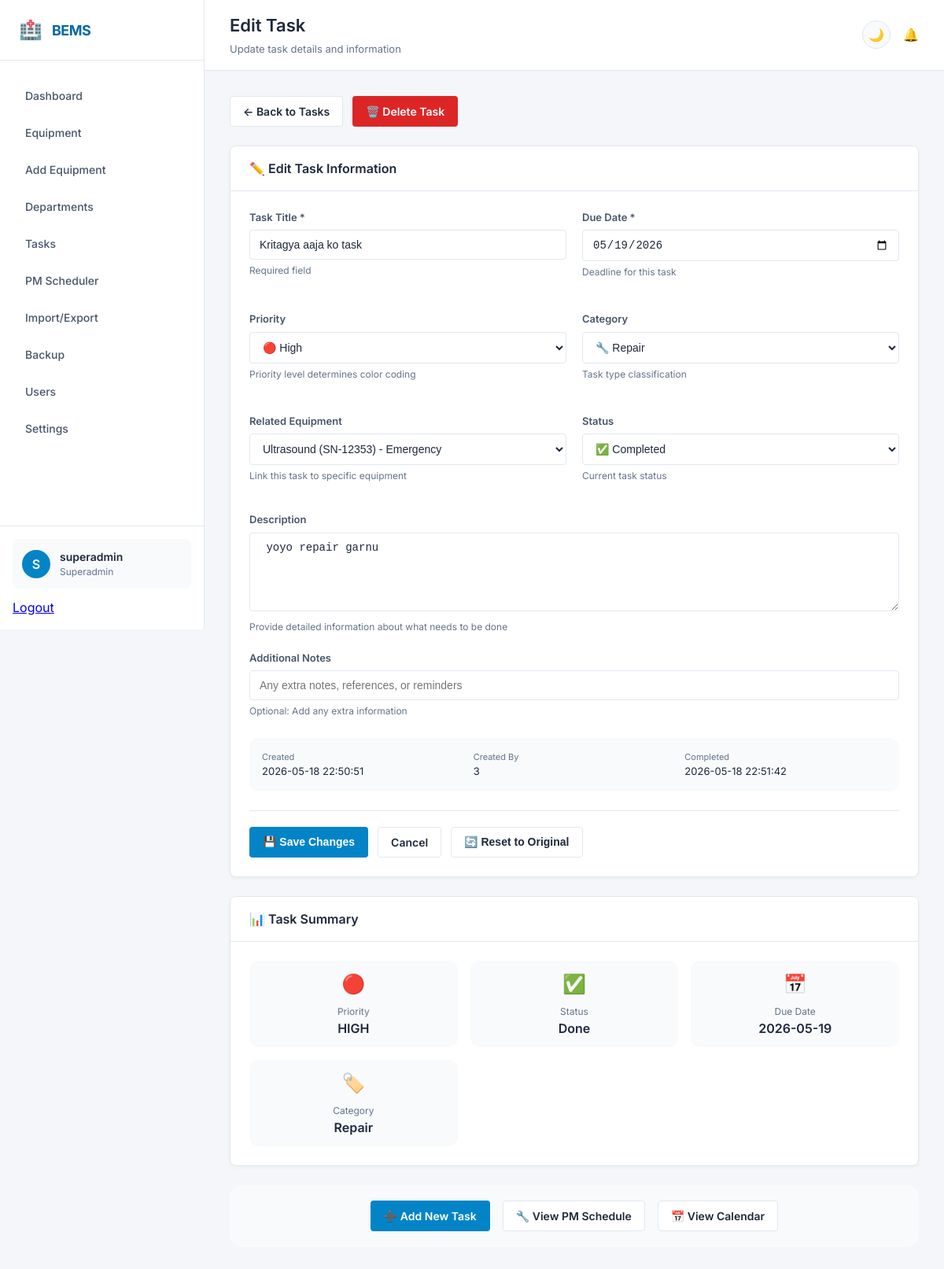
Screenshot of /tasks/1/edit (signed in) with the database file from the repository.
### app.py (models this page shows)
class Task(db.Model):
    id = db.Column(db.Integer, primary_key=True)
    title = db.Column(db.String(200))
    description = db.Column(db.String(500))
    date = db.Column(db.String(50))
    due_date = db.Column(db.String(50))
    priority = db.Column(db.String(20), default='medium')
    status = db.Column(db.String(50), default='pending')
    category = db.Column(db.String(50), default='general')
    equipment_id = db.Column(db.Integer, db.ForeignKey('equipment.id'), nullable=True)
    created_by = db.Column(db.Integer, nullable=True)
    created_at = db.Column(db.String(50), default=lambda: datetime.now().strftime('%Y-%m-%d %H:%M:%S'))
    completed_at = db.Column(db.String(50), nullable=True)
    notes = db.Column(db.String(500))

class Equipment(db.Model):
    id = db.Column(db.Integer, primary_key=True)
    name = db.Column(db.String(100))
    model_no = db.Column(db.String(100))
    company = db.Column(db.String(100))
    serial_no = db.Column(db.String(100))
    quantity = db.Column(db.Integer, default=1)
    department_id = db.Column(db.Integer, db.ForeignKey('department.id'))
    department_name = db.Column(db.String(100))
    status = db.Column(db.String(50))
    install_date = db.Column(db.String(50))
    warranty_date = db.Column(db.String(50))
    last_service = db.Column(db.String(50))
    created_at = db.Column(db.String(50), default=lambda: datetime.now().strftime('%Y-%m-%d %H:%M:%S'))

### app.py (the view, shortened to what this page needs)
@app.route('/tasks/<int:id>/edit', methods=['GET', 'POST'])
@admin_required
def edit_task(id):
    task = Task.query.get(id)
    equipments = Equipment.query.all()
    return render_template('edit_task.html', task=task, equipments=equipments, datetime=datetime)

### app.py (called while the page is built)
def admin_required(f):
    @wraps(f)
    def decorated_function(*args, **kwargs):
        if 'user' not in session:
            return redirect('/login')
        if session.get('role') not in (ADMIN_ROLE, SUPERADMIN_ROLE):
            return "Access Denied. Admin privileges required.", 403
        return f(*args, **kwargs)
    return decorated_function

### templates/edit_task.html (shortened to what this page needs)
{% extends "base.html" %}
{% block page_title %}Edit Task{% endblock %}
{% block page_description %}Update task details and information{% endblock %}
{% block content %}
<div style="display: flex; gap: 12px; flex-wrap: wrap; margin-bottom: 24px;">
    <a href="/tasks" class="btn btn-secondary">
        ← Back to Tasks
    </a>
    <a href="/tasks/{{ task.id }}/delete" class="btn btn-danger"
       onclick="return confirm('Delete task "{{ task.title }}"? This cannot be undone.')">
        🗑️ Delete Task
    </a>
</div>
<div class="card">
    <div class="card-header">
        <h3 class="card-title">✏️ Edit Task Information</h3>
    </div>
    <div class="card-body">
        <form method="POST" id="editTaskForm">
            <div class="form-grid">
                <div class="form-group">
                    <label class="form-label">Task Title *</label>
                    <input type="text" name="title" class="form-control"
                           value="{{ task.title }}" required autofocus>
                    <small class="form-text" style="color: var(--text-muted); font-size: 12px;">
                        Required field
                    </small>
                </div>
                <div class="form-group">
                    <label class="form-label">Due Date *</label>
                    <input type="date" name="date" class="form-control"
                           value="{{ task.date }}" required
                           id="dueDateInput">
                    <small class="form-text" style="color: var(--text-muted); font-size: 12px;">
                        {% if task.date < datetime.now().strftime('%Y-%m-%d') %}
                            <span style="color: var(--danger);">⚠️ This task is overdue!</span>
                        {% else %}
                            Deadline for this task
                        {% endif %}
                    </small>
                </div>
                <div class="form-group">
                    <label class="form-label">Priority</label>
                    <select name="priority" class="form-control">
                        <option value="high" {% if task.priority == 'high' %}selected{% endif %}>🔴 High</option>
                    </select>
                    <small class="form-text" style="color: var(--text-muted); font-size: 12px;">
                        Priority level determines color coding
                    </small>
                </div>
                <div class="form-group">
                    <label class="form-label">Category</label>
                    <select name="category" class="form-control">
                        <option value="repair" {% if task.category == 'repair' %}selected{% endif %}>🔧 Repair</option>
                    </select>
                    <small class="form-text" style="color: var(--text-muted); font-size: 12px;">
                        Task type classification
                    </small>
                </div>
                <div class="form-group">
                    <label class="form-label">Related Equipment</label>
                    <select name="equipment_id" class="form-control">
                        {% for eq in equipments %}
                            <option value="{{ eq.id }}" {% if task.equipment_id == eq.id %}selected{% endif %}>
                                {{ eq.name }} ({{ eq.serial_no or 'No SN' }}) - {{ eq.department_name or 'No Dept' }}
                            </option>
                        {% endfor %}
                    </select>
                    <small class="form-text" style="color: var(--text-muted); font-size: 12px;">
                        Link this task to specific equipment
                    </small>
                </div>
                <div class="form-group">
                    <label class="form-label">Status</label>
                    <select name="status" class="form-control" id="statusSelect">
                        <option value="done" {% if task.status == 'done' %}selected{% endif %}>✅ Completed</option>
                    </select>
                    <small class="form-text" style="color: var(--text-muted); font-size: 12px;">
                        Current task status
                    </small>
                </div>
            </div>
            <div class="form-group" style="margin-top: 16px;">
                <label class="form-label">Description</label>
                <textarea name="description" class="form-control" rows="4"
                          placeholder="Detailed description of the task...">{{ task.description or '' }}</textarea>
                <small class="form-text" style="color: var(--text-muted); font-size: 12px;">
                    Provide detailed information about what needs to be done
                </small>
            </div>
            <div class="form-group">
                <label class="form-label">Additional Notes</label>
                <input type="text" name="notes" class="form-control"
                       value="{{ task.notes or '' }}"
                       placeholder="Any extra notes, references, or reminders">
                <small class="form-text" style="color: var(--text-muted); font-size: 12px;">
                    Optional: Add any extra information
                </small>
            </div>
            <div style="margin-top: 24px; padding: 16px; background: var(--bg-tertiary); border-radius: 12px;">
                <div style="display: grid; grid-template-columns: repeat(auto-fit, minmax(200px, 1fr)); gap: 12px;">
                    <div>
                        <div style="font-size: 11px; color: var(--text-muted);">Created</div>
                        <div style="font-size: 13px;">{{ task.created_at or 'Unknown' }}</div>
                    </div>
                    <div>
                        <div style="font-size: 11px; color: var(--text-muted);">Created By</div>
                        <div style="font-size: 13px;">{{ task.created_by or 'System' }}</div>
                    </div>
                    {% if task.completed_at %}
                    <div>
                        <div style="font-size: 11px; color: var(--text-muted);">Completed</div>
                        <div style="font-size: 13px;">{{ task.completed_at }}</div>
                    </div>
                    {% endif %}
                </div>
            </div>
            <div class="form-actions" style="margin-top: 24px;">
                <button type="submit" class="btn btn-primary" id="submitBtn">
                    💾 Save Changes
                </button>
                <a href="/tasks" class="btn btn-secondary">Cancel</a>
                <button type="button" class="btn btn-secondary" onclick="resetForm()">
                    🔄 Reset to Original
                </button>
            </div>
        </form>
    </div>
</div>
<div class="card" style="margin-top: 24px;">
    <div class="card-header">
        <h3 class="card-title">📊 Task Summary</h3>
    </div>
    <div class="card-body">
        <div style="display: grid; grid-template-columns: repeat(auto-fit, minmax(200px, 1fr)); gap: 16px;">
            <div style="text-align: center; padding: 12px; background: var(--bg-tertiary); border-radius: 12px;">
                <div style="font-size: 24px; margin-bottom: 8px;">
                    {% if task.priority == 'high' %}🔴{% elif task.priority == 'medium' %}🟡{% else %}🟢{% endif %}
                </div>
                <div style="font-size: 12px; color: var(--text-muted);">Priority</div>
                <div style="font-weight: 600;">{{ task.priority|upper }}</div>
            </div>
            <div style="text-align: center; padding: 12px; background: var(--bg-tertiary); border-radius: 12px;">
                <div style="font-size: 24px; margin-bottom: 8px;">
                    {% if task.status == 'done' %}✅{% elif task.status == 'in_progress' %}🔄{% else %}⏳{% endif %}
                </div>
                <div style="font-size: 12px; color: var(--text-muted);">Status</div>
                <div style="font-weight: 600;">{{ task.status|replace('_', ' ')|title }}</div>
            </div>
            <div style="text-align: center; padding: 12px; background: var(--bg-tertiary); border-radius: 12px;">
                <div style="font-size: 24px; margin-bottom: 8px;">📅</div>
                <div style="font-size: 12px; color: var(--text-muted);">Due Date</div>
                <div style="font-weight: 600; {% if task.date < datetime.now().strftime('%Y-%m-%d') %}color: var(--danger);{% endif %}">
                    {{ task.date }}
                </div>
            </div>
            <div style="text-align: center; padding: 12px; background: var(--bg-tertiary); border-radius: 12px;">
                <div style="font-size: 24px; margin-bottom: 8px;">🏷️</div>
                <div style="font-size: 12px; color: var(--text-muted);">Category</div>
                <div style="font-weight: 600;">{{ task.category|replace('_', ' ')|title }}</div>
            </div>
        </div>
    </div>
</div>
<div style="margin-top: 24px; display: flex; justify-content: center; gap: 16px; flex-wrap: wrap; padding: 20px; background: var(--bg-tertiary); border-radius: 16px;">
    <a href="/tasks/add" class="btn btn-primary">➕ Add New Task</a>
    <a href="/pm" class="btn btn-secondary">🔧 View PM Schedule</a>
    <a href="/calendar" class="btn btn-secondary">📅 View Calendar</a>
</div>
{% endblock %}

### static/css/style.css (style rules this page uses)
:root { --bg-primary: #f4f6f9; --bg-secondary: #ffffff; --bg-tertiary: #f8fafc; --text-primary: #1e293b; --text-secondary: #475569; --text-muted: #64748b; --border-color: #e2e8f0; --card-shadow: 0 2px 4px rgba(0, 0, 0, 0.04); --card-shadow-hover: 0 8px 16px rgba(0, 0, 0, 0.08); --sidebar-bg: #ffffff; --sidebar-border: #e2e8f0; --header-bg: #ffffff; --input-bg: #ffffff; --success: #16a34a; --warning: #d97706; --danger: #dc2626; --info: #0ea5e9; --primary: #0284c7; --primary-dark: #0369a1; --primary-light: #e0f2fe; --radius-sm: 4px; --radius-md: 8px; --radius-lg: 12px; }
* { margin: 0; padding: 0; box-sizing: border-box; }
body { font-family: 'Inter', -apple-system, BlinkMacSystemFont, 'Segoe UI', Roboto, 'Helvetica Neue', Arial, sans-serif; background: var(--bg-primary); color: var(--text-primary); transition: background-color 0.3s ease, color 0.3s ease; overflow-x: hidden; line-height: 1.5; }
.card { background: var(--bg-secondary); border-radius: var(--radius-md); border: 1px solid var(--border-color); box-shadow: var(--card-shadow); margin-bottom: 24px; overflow: hidden; }
.card-header { padding: 16px 24px; border-bottom: 1px solid var(--border-color); display: flex; justify-content: space-between; align-items: center; background: var(--bg-secondary); flex-wrap: wrap; gap: 16px; }
.card-title { font-size: 16px; font-weight: 600; color: var(--text-primary); display: flex; align-items: center; gap: 8px; }
.card-body { padding: 24px; }
.form-group { margin-bottom: 20px; }
.form-label { display: block; margin-bottom: 6px; font-weight: 600; font-size: 13px; color: var(--text-secondary); }
.form-control { width: 100%; padding: 10px 12px; background: var(--input-bg); border: 1px solid var(--border-color); border-radius: var(--radius-sm); color: var(--text-primary); font-size: 14px; transition: border-color 0.2s, box-shadow 0.2s; }
textarea.form-control { resize: vertical; min-height: 100px; }
.form-grid { display: grid; grid-template-columns: repeat(auto-fit, minmax(280px, 1fr)); gap: 20px; }
.form-actions { display: flex; gap: 12px; margin-top: 24px; padding-top: 20px; border-top: 1px solid var(--border-color); }
.btn { display: inline-flex; align-items: center; justify-content: center; gap: 8px; padding: 8px 16px; border: 1px solid transparent; border-radius: var(--radius-sm); font-weight: 600; font-size: 14px; cursor: pointer; transition: all 0.2s; text-decoration: none; line-height: 1.5; }
.btn-primary { background: var(--primary); color: white; }
.btn-secondary { background: #ffffff; color: var(--text-primary); border-color: var(--border-color); }
.btn-danger { background: var(--danger); color: white; }

### templates/edit_task.html (style rules this page uses)
input:not([type="hidden"]), select, textarea { transition: all 0.2s; }

### rows the page displays
Task: title "Kritagya aaja ko task", date "05/19/2026", priority "🔴 High", category "🔧 Repair", equipment_id "Ultrasound (SN-12353) - Emergency", status "✅ Completed", description "yoyo repair garnu", created_at "2026-05-18 22:50:51", created_by "3", completed_at "2026-05-18 22:51:42", priority "HIGH", status "Done", date "2026-05-19", category "Repair"

### other values shown
{{ session['user'][0]|upper if session.get('user') else 'U' }} "S"
{{ session.get('user', 'Guest') }} "superadmin"
{{ session.get('role', 'guest') }} "Superadmin"
